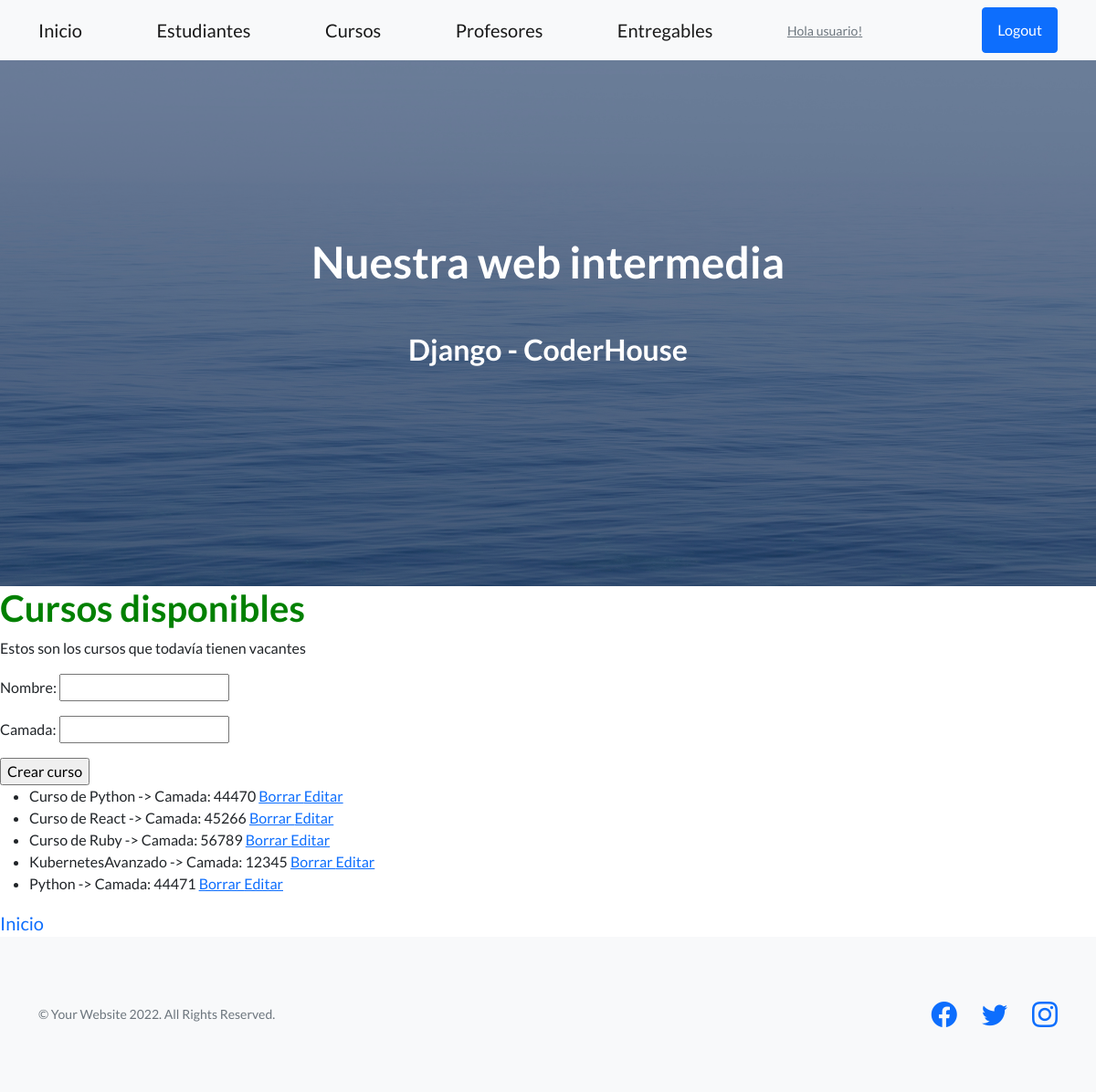
Screenshot of /coder/cursos/ (signed in) with the database file from the repository.
### AppCoder/models.py (models this page shows)
class Curso(models.Model):
    nombre = models.CharField(max_length=50)
    camada = models.IntegerField()
    def __str__(self):
        return f"{self.nombre} -> Camada: {self.camada}"

### AppCoder/views.py (the view, shortened to what this page needs)
# urls.py: path("cursos/", cursos, name="coder-cursos"),
@login_required #USO DE DECORADORES
def cursos(request):
    errores=""
    cursos = Curso.objects.all()
    miFormulario = CursoFormulario() #cuando crea el nuevo curso le pasa al template un formulario vacío para que se vacíen los campos
    contexto = {"listado_cursos": cursos, "formulario": miFormulario, "errores": errores}
    return render(request, "AppCoder/cursos.html", contexto)

### AppCoder/forms.py
class CursoFormulario(forms.Form):
    nombre = forms.CharField(max_length=50)
    camada = forms.IntegerField(min_value=10000) #validación de datos de nuevo curso al menos 5 cifras el num de camada

### AppCoder/templates/AppCoder/cursos.html (shortened to what this page needs)
{% extends 'AppCoder/base.html' %}
{% load static %}
{% block contenidoQueCambia %}
<h1 style="color: green;">Cursos disponibles</h1>
<p>Estos son los cursos que todavía tienen vacantes</p>
<form method="post">
    {{formulario.as_p}}
    <input type="submit" value="Crear curso">
</form>
{% if listado_cursos %}
    <ul>
    {% for curso in listado_cursos %}
        <li> {{curso}} <a href="{% url 'coder-cursos-borrar' curso.id %}">Borrar </a> <a href="{% url 'coder-cursos-editar' curso.id %}">Editar </a> </li>
    {% endfor %}
    </ul>
{% else %}
    <p>No hay cursos disponibles de momento</p>
{% endif %}
<a class="navbar-brand" href="{% url 'coder-inicio' %}">Inicio</a>
{% endblock %}

### AppCoder/templates/AppCoder/base.html (shortened to what this page needs)
<!DOCTYPE html>
<html lang="en">
    <head>
        {% load static %}
        <link href="https://cdn.jsdelivr.net/npm/bootstrap-icons@1.5.0/font/bootstrap-icons.css" rel="stylesheet" type="text/css" />
        <link href="{% static 'AppCoder/css/styles.css' %}" rel="stylesheet" />
    </head>
    <body>
        <nav class="navbar navbar-light bg-light static-top">
            <div class="container">
                <a class="navbar-brand" href="/coder/inicio/">Inicio</a>
                <a class="navbar-brand" href="/coder/estudiantes/"> Estudiantes</a>
                <a class="navbar-brand" href="/coder/cursos/"> Cursos</a>
                <a class="navbar-brand" href="/coder/profesores/"> Profesores</a>
                <a class="navbar-brand" href="/coder/entregables/"> Entregables</a>
                {% if request.user.is_authenticated %}
                    <a class="text-muted small mb-4 mb-lg-0" href="{% url 'perfil-editar' %}">Hola {{user.username}}!</a>
                    <a class="btn btn-primary" href="{% url 'logout' %}">Logout</a>
                {% else %}
                    <p class="small text-muted mb-4 mb-lg-0">Hola Visitante</p>
                    <a class="btn btn-primary" href="{% url 'login' %}">Login</a>
                    <a class="btn btn-primary" href="{% url 'registro' %}">Sign Up</a>
                {% endif %}
            </div>
        </nav>
        <header class="masthead">
            <div class="container position-relative">
                <div class="row justify-content-center">
                    <div class="col-xl-6">
                        <div class="text-center text-white">
                            <h1 class="mb-5">Nuestra web intermedia</h1>
                            <h2 class="mb-5">Django - CoderHouse</h2>
                        </div>
                    </div>
                </div>
            </div>
        </header>
        {% block contenidoQueCambia %}
        {% endblock %}
        <footer class="footer bg-light">
            <div class="container">
                <div class="row">
                    <div class="col-lg-6 h-100 text-center text-lg-start my-auto">
                        <p class="text-muted small mb-4 mb-lg-0">&copy; Your Website 2022. All Rights Reserved.</p>
                    </div>
                    <div class="col-lg-6 h-100 text-center text-lg-end my-auto">
                        <ul class="list-inline mb-0">
                            <li class="list-inline-item me-4">
                                <a href="#!"><i class="bi-facebook fs-3"></i></a>
                            </li>
                            <li class="list-inline-item me-4">
                                <a href="#!"><i class="bi-twitter fs-3"></i></a>
                            </li>
                            <li class="list-inline-item">
                                <a href="#!"><i class="bi-instagram fs-3"></i></a>
                            </li>
                        </ul>
                    </div>
                </div>
            </div>
        </footer>
    </body>
</html>

### rows the page displays
Curso: nombre+camada "Curso de Python -> Camada: 44470"
Curso: nombre+camada "Curso de React -> Camada: 45266"
Curso: nombre+camada "Curso de Ruby -> Camada: 56789"
Curso: nombre+camada "KubernetesAvanzado -> Camada: 12345"
Curso: nombre+camada "Python -> Camada: 44471"

### other values shown
{{ user.username }} "usuario"
